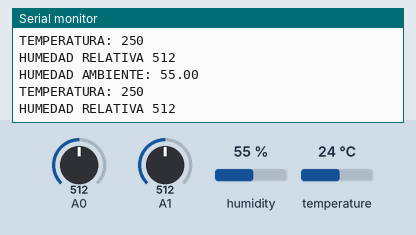
A sketch run on a simulated Arduino Uno, built with avr-gcc and run on an emulated ATmega328P. On the bench: the last lines printed to the serial monitor. The test bench sets the inputs (shaded band); at power-on: humidity 55 %, A0 = 512, A1 = 512, temperature 24 °C.

Above: at 1.8 s.
1.9 s: humidity set to 22 %
At 3.3 s:
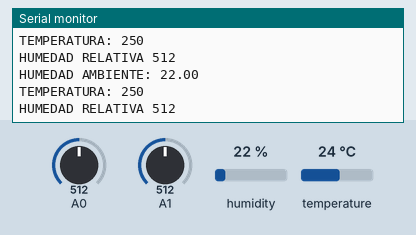
3.4 s: A0 set to 716
At 4.5 s:
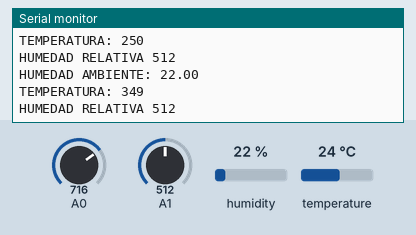
4.9 s: A1 set to 716
At 5.9 s:
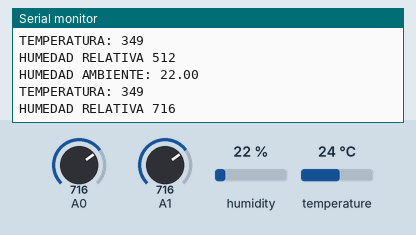
6.4 s: humidity set to 40 %
7.9 s: A0 set to 992
At 9.3 s:
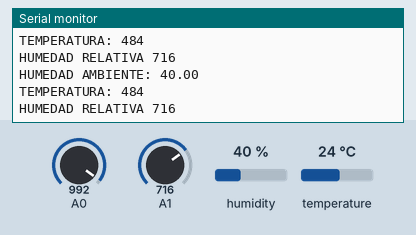
9.4 s: A1 set to 992
At 10.7 s:
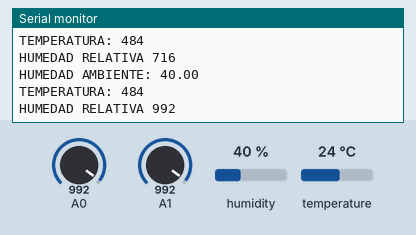
Timing chart, 0 to 11.9 s (numbered marks = the images above; inputs shaded):
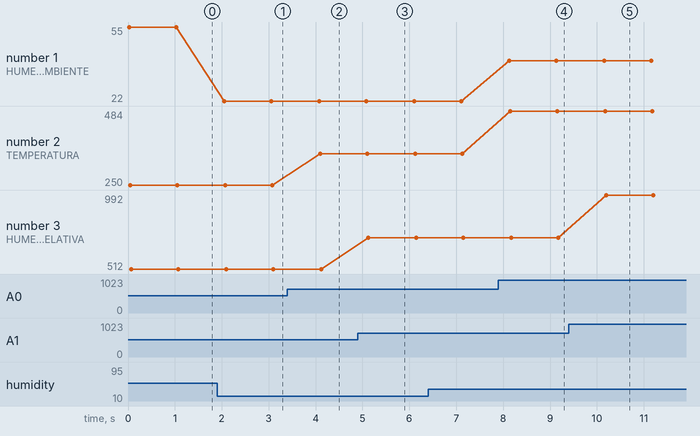

The sketch:

Robot_clima.ino
```cpp
#include "DHT.h"
#define DHTPIN 2
#define DHTTYPE DHT11
DHT dht(DHTPIN, DHTTYPE);
//librerias del DHT 11
int sensor =0;
int sensor2 =1;
int salida=0;
const int buttonPin = 7;
int buttonState = 0;
void setup() {
Serial.begin(9600); //Se inicia la comunicación serial
dht.begin(); //Se inicia el sensor
}

void loop()
{
  ///////////////////////HUMEDAD AMBIENTE////////////////////////////////////
  float h = dht.readHumidity(); //se lee la humedad
  float t= dht.readTemperature(); // se lee la temperatura
  Serial.print("HUMEDAD AMBIENTE: ");
  Serial.print(h);
  Serial.print("\n");

  //Serial.print("Temperatura: ");
  //Serial.print(t);
  //Serial.print("\n");
  ///////////////////////TEMPERATURA////////////////////////////////////
  sensor = analogRead(A0);
  //salida = map(sensor, 0, 1023, 0, 255);
  salida = ((sensor * 48875.0)/100000.0);
  Serial.print("TEMPERATURA: ");
  Serial.print(salida);
  Serial.print("\n");
///////////////////////////////////////////////////////////
///////////////////////HUMEDAD RELATIVA////////////////////////////////////
  sensor2 = analogRead(A1);
  salida = sensor2;
  Serial.print("HUMEDAD RELATIVA ");
  Serial.print(salida);
  Serial.print("\n");
///////////////////////////////////////////////////////////


  delay(1000);

}
```

Measured:
- after the input at 1.9 s, the serial monitor: prints a new line after 0.15 s (image 1)
- after the input at 3.4 s, the serial monitor: prints a new line after 0.70 s (image 2)
- after the input at 4.9 s, the serial monitor: prints a new line after 0.22 s (image 3)
- after the input at 7.9 s, the serial monitor: prints a new line after 0.25 s (image 4)
- after the input at 9.4 s, the serial monitor: prints a new line after 0.80 s (image 5)
- plotted number 1: 55 → 22 after the input at 1.9 s
- plotted number 2: 250 → 349 after the input at 3.4 s, 349 → 484 after the input at 7.9 s
- plotted number 3: 512 → 716 after the input at 4.9 s, 716 → 992 after the input at 9.4 s
